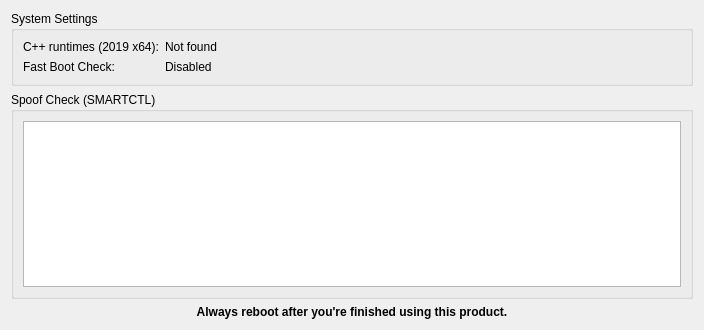
<?xml version="1.0" encoding="UTF-8"?>
<ui version="4.0">
 <class>dlg_hardware</class>
 <widget class="QDialog" name="dlg_hardware">
  <property name="geometry">
   <rect>
    <x>0</x>
    <y>0</y>
    <width>704</width>
    <height>330</height>
   </rect>
  </property>
  <property name="windowTitle">
   <string>System Info</string>
  </property>
  <property name="windowIcon">
   <iconset resource="../resource.qrc">
    <normaloff>:/images/graphic-card.png</normaloff>:/images/graphic-card.png</iconset>
  </property>
  <layout class="QGridLayout" name="gridLayout_3">
   <item row="0" column="0">
    <widget class="QGroupBox" name="groupBox_2">
     <property name="title">
      <string>System Settings</string>
     </property>
     <layout class="QFormLayout" name="formLayout">
      <item row="0" column="0">
       <widget class="QLabel" name="label">
        <property name="text">
         <string>C++ runtimes (2019 x64):</string>
        </property>
       </widget>
      </item>
      <item row="2" column="0">
       <widget class="QLabel" name="label_2">
        <property name="text">
         <string>Fast Boot Check:</string>
        </property>
       </widget>
      </item>
      <item row="0" column="1">
       <widget class="QLabel" name="lblRuntimes">
        <property name="text">
         <string>Not found</string>
        </property>
       </widget>
      </item>
      <item row="2" column="1">
       <widget class="QLabel" name="lblFastboot">
        <property name="text">
         <string>Disabled</string>
        </property>
       </widget>
      </item>
     </layout>
    </widget>
   </item>
   <item row="1" column="0">
    <widget class="QGroupBox" name="groupBox">
     <property name="font">
      <font>
       <weight>50</weight>
       <bold>false</bold>
      </font>
     </property>
     <property name="title">
      <string>Spoof Check (SMARTCTL)</string>
     </property>
     <property name="flat">
      <bool>false</bool>
     </property>
     <property name="checkable">
      <bool>false</bool>
     </property>
     <layout class="QGridLayout" name="gridLayout">
      <item row="1" column="0" colspan="3">
       <widget class="QTreeWidget" name="treeDisk">
        <property name="maximumSize">
         <size>
          <width>16777215</width>
          <height>16777215</height>
         </size>
        </property>
        <property name="font">
         <font>
          <family>Consolas</family>
          <pointsize>10</pointsize>
          <weight>50</weight>
          <bold>false</bold>
         </font>
        </property>
        <property name="selectionBehavior">
         <enum>QAbstractItemView::SelectColumns</enum>
        </property>
        <property name="uniformRowHeights">
         <bool>false</bool>
        </property>
        <property name="sortingEnabled">
         <bool>true</bool>
        </property>
        <attribute name="headerVisible">
         <bool>false</bool>
        </attribute>
        <column>
         <property name="text">
          <string notr="true">1</string>
         </property>
        </column>
       </widget>
      </item>
     </layout>
    </widget>
   </item>
   <item row="2" column="0">
    <widget class="QLabel" name="label_3">
     <property name="font">
      <font>
       <weight>75</weight>
       <bold>true</bold>
      </font>
     </property>
     <property name="text">
      <string>Always reboot after you're finished using this product.</string>
     </property>
     <property name="textFormat">
      <enum>Qt::RichText</enum>
     </property>
     <property name="alignment">
      <set>Qt::AlignCenter</set>
     </property>
    </widget>
   </item>
  </layout>
 </widget>
 <resources>
  <include location="../resource.qrc"/>
 </resources>
 <connections/>
</ui>
